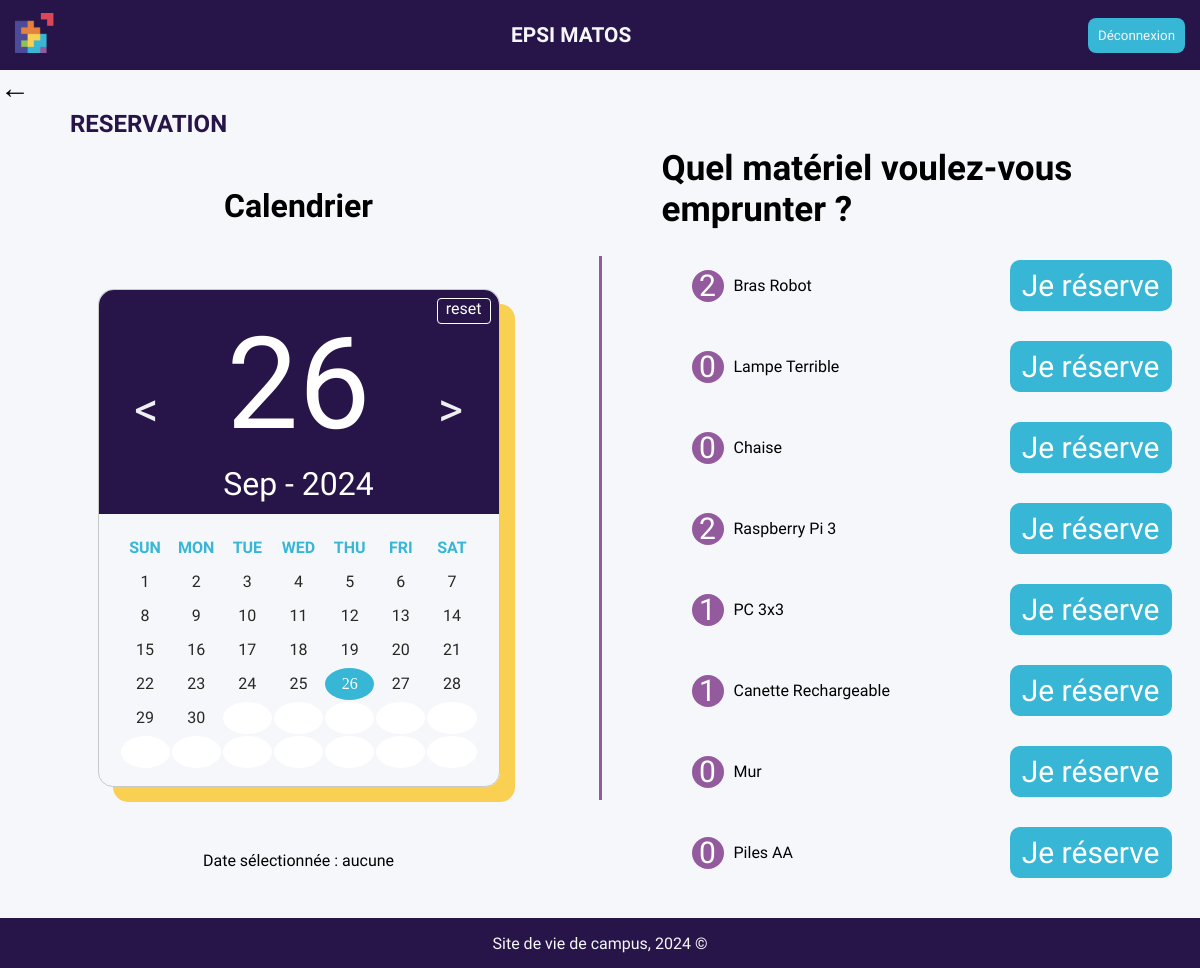
The page /reservation (signed in) on the database its author committed.
### tables this page shows
CREATE TABLE materiel(
    id INTEGER PRIMARY KEY AUTOINCREMENT,
    nom TEXT NOT NULL,
    stock INTEGER
);

### __init__.py (the view)
@app.route('/reservation')
def reservation():
    if 'authentifie' in session and session['authentifie']:
        conn = sqlite3.connect('database/database.db')
        cursor = conn.cursor()
        today = datetime.now().strftime('%Y-%m-%d')
        query = '''
        SELECT m.nom, m.stock - IFNULL(COUNT(r.id_materiel), 0) AS disponible
        FROM materiel m
        LEFT JOIN reservation r ON m.id = r.id_materiel
        AND r.date_emprunt = ?
        GROUP BY m.id
        '''
        cursor.execute(query, (today,))
        available_materials = cursor.fetchall()
        conn.close()
        return render_template('reservation.html', available_materials=available_materials)
    else:
        return redirect('/')

### templates/reservation.html (shortened to what this page needs)
<!DOCTYPE html>
<html lang="en">
  <head>
    <link rel="stylesheet" href="static/css/reservation.css" />
    <link rel="stylesheet" href="static/css/calendrier.css" />
    <link
      rel="stylesheet"
      href="https://cdnjs.cloudflare.com/ajax/libs/font-awesome/6.0.0-beta3/css/all.min.css"
    />
  </head>
  <body>
    {% include 'header.html' %}
    <div class="title-return">
      <a href="/" class="back-button">&#8592;</a>
      <div class="page-title">RESERVATION</div>
    </div>
    <div class="container">
      <div class="section">
        <h1>Calendrier</h1>
        <div class="elegant-calencar">
          <p id="reset">reset</p>
          <div id="header" class="clearfix">
            <div class="pre-button"><</div>
            <div class="head-info">
              <div class="head-day"></div>
              <div class="head-month"></div>
            </div>
            <div class="next-button">></div>
          </div>
          <table id="calendar">
            <thead>
              <tr>
                <th>Sun</th>
                <th>Mon</th>
                <th>Tue</th>
                <th>Wed</th>
                <th>Thu</th>
                <th>Fri</th>
                <th>Sat</th>
              </tr>
            </thead>
            <tbody>
              <tr>
                <td></td>
                <td></td>
                <td></td>
                <td></td>
                <td></td>
                <td></td>
                <td></td>
              </tr>
              <tr>
                <td></td>
                <td></td>
                <td></td>
                <td></td>
                <td></td>
                <td></td>
                <td></td>
              </tr>
              <tr>
                <td></td>
                <td></td>
                <td></td>
                <td></td>
                <td></td>
                <td></td>
                <td></td>
              </tr>
              <tr>
                <td></td>
                <td></td>
                <td></td>
                <td></td>
                <td></td>
                <td></td>
                <td></td>
              </tr>
              <tr>
                <td></td>
                <td></td>
                <td></td>
                <td></td>
                <td></td>
                <td></td>
                <td></td>
              </tr>
              <tr>
                <td></td>
                <td></td>
                <td></td>
                <td></td>
                <td></td>
                <td></td>
                <td></td>
              </tr>
            </tbody>
          </table>
        </div>
        <p id="selectedDateDisplay">Date sélectionnée : aucune</p>
      </div>
      <div class="separator"></div>
      <div class="section section-left">
        <h2 class="header-title">Quel matériel voulez-vous emprunter ?</h2>
        <div id="material-availability">
          {% for materiel in available_materials %}
          <div class="row">
            <div class="circle">{{ materiel[1] }}</div>
            <div class="row-text">{{ materiel[0] }}</div>
            <button onclick="changeColor(this)">Je réserve</button>
          </div>
          {% endfor %}
        </div>
      </div>
    </div>
  </body>
  <footer>
    {% include 'footer.html' %}
  </footer>
</html>

### templates/header.html
<link rel="stylesheet" href="{{ url_for('static', filename='css/theme.css') }}">
<link rel="stylesheet" href="{{ url_for('static', filename='css/header.css') }}">
<div id="header-container">
    <div id="header-elements">
        <a href="/">
            <img id="icon" src="{{ url_for('static', filename='assets/epsi-logo.png') }}" alt="EPSI logo">
        </a>
        <p id="header-title">EPSI MATOS</p>
        <div class="buttons">
            <button id="logout-btn" onclick="location.href='/sign_out'">Déconnexion</button>
        </div>
    </div>
</div>

### templates/footer.html (shortened to what this page needs)
<link rel="stylesheet" href="{{ url_for('static', filename='css/theme.css') }}">
<link rel="stylesheet" href="{{ url_for('static', filename='css/footer.css') }}">
<div id="footer-container">
    <p>Site de vie de campus, 2024 ©</p>
</div>

### static/css/reservation.css (style rules this page uses)
body { margin: 0; padding: 0; font-family: Arial, Helvetica, sans-serif; }
.back-button { font-size: 30px; color: var(--black); text-decoration: none; background: none; border: none; }
.container { margin-top: 10px; display: flex; align-items: center; justify-content: center; height: 85vh; }
.section { width: 40%; padding: 20px; margin: 20px; text-align: center; }
.header-title { font-size: 35px; text-align: left; color: black; margin-bottom: 20px; width: 100%; }
.row { display: flex; justify-content: space-between; align-items: center; width: 100%; margin: 30px; }
.circle { width: 30px; height: 30px; border-radius: 50%; background-color: #935B9E; color: white; display: flex; align-items: center; justify-content: center; font-size: 30px; margin-right: 10px; padding: 1px; }
.row-text { flex-grow: 1; text-align: left; }
.row button { font-size: 30px; padding: 8px 12px; background-color: #37B7D5; color: white; border: none; cursor: pointer; border-radius: 10px; }
.separator { width: 3px; background-color: #935B9E; height: 80%; margin: 0 20px; }

### static/css/calendrier.css (style rules this page uses)
table { border-spacing: 2px; }
.clearfix:before, .clearfix:after { content: " "; display: table; }
.clearfix:after { clear: both; }
.clearfix { zoom: 1; }
a, a:hover { text-decoration: none; }
body { font-family: Arial, Helvetica, sans-serif; -webkit-user-select: none; -moz-user-select: none; -ms-user-select: none; user-select: none; }
.elegant-calencar { width: 25em; height: 31em; border: 1px solid #c9c9c9; -webkit-box-shadow: 0 0 5px #c9c9c9; box-shadow: 0 0 5px #c9c9c9; text-align: center; margin: 4em auto; position: relative; border-radius: 15px; box-shadow: 15px 15px #FAD053; }
#header { font-family: 'HelveticaNeue-UltraLight', 'Helvetica Neue UltraLight', 'Helvetica Neue', Arial, Helvetica, sans-serif; height: 14em; background-color: #271549; margin-bottom: 1em; border-radius: 15px 15px 0 0; }
.pre-button, .next-button { margin-top: 2em; font-size: 3em; -webkit-transition: -webkit-transform 0.5s; transition: transform 0.5s; cursor: pointer; width: 1em; height: 1em; line-height: 1em; color: #EEEFF3; border-radius: 50%; }
.pre-button { float: left; margin-left: 0.5em; }
.next-button { float: right; margin-right: 0.5em; }
.head-info { float: left; width: 16em; }
.head-day { margin-top: 30px; font-size: 8em; line-height: 1; color: #fff; }
.head-month { margin-top: 20px; font-size: 2em; line-height: 1; color: #fff; }
#calendar { width: 90%; margin: 0 auto; }
#calendar tr { height: 2em; line-height: 2em; }
thead tr { color: #37B7D5; font-weight: 700; text-transform: uppercase; }
tbody tr { color: #252a25; }
tbody td { width: 14%; border-radius: 50%; cursor: pointer; -webkit-transition:all 0.2s ease-in; transition:all 0.2s ease-in; }
#today { background-color: #37B7D5; color: #fff; font-family: serif; border-radius: 50%; }
#disabled { cursor: default; background: #fff; }
#reset { display: block; position: absolute; right: 0.5em; top: 0.5em; z-index: 999; color: #fff; font-family: serif; cursor: pointer; padding: 0 0.5em; height: 1.5em; border: 0.1em solid #fff; border-radius: 4px; -webkit-transition: all 0.3s ease; transition: all 0.3s ease; font-family: 'Source Sans 3', sans-serif; }

### static/css/theme.css (style rules this page uses)
:root { --deep-purple: #271549; --blue: #37B7D5; --yellow: #FAD053; --orange: #FF6900; --white: #f6f7fb; --black: #000000; --pink: #DA4759; --light-purple: #BA33D4; --light-grey: #F0F0F0; --grey: #C6C6C6; --dark-grey: #6F6F6F; }
* { font-family: 'Source Sans 3', sans-serif; margin: 0; padding: 0; }
body { background-color: var(--white) }
a { text-decoration: none; color: var(--black); }
.page-title { margin: 40px 0; padding-left: 40px; font-size: 1.5rem; font-weight: 700; color: var(--deep-purple); text-align: start; }
.title-return { display: flex; }

### static/css/header.css (style rules this page uses)
#header-container { display: flex; align-items: center; height: 70px; width: 100%; background-color: var(--deep-purple); }
#header-elements { width: 100%; display: flex; justify-content: space-between; align-items: center; padding: 0 15px; color: var(--white); }
#icon { height: 40px; }
#header-title { font-size: 1.3rem; font-weight: 600; }
#logout-btn { background-color: var(--blue); color: var(--white); border-style: none; border-radius: 8px; padding: 10px; }

### static/css/footer.css (style rules this page uses)
#footer-container { display: flex; justify-content: center; align-items: center; height: 50px; width: 100%; margin-top: 50px; background-color: var(--deep-purple); color: var(--white); position: relative; bottom: 0; }

### rows shown on the page
materiel: materiel "2", nom "Bras Robot"
materiel: materiel "0", nom "Lampe Terrible"
materiel: stock "0", nom "Chaise"
materiel: materiel "2", nom "Raspberry Pi 3"
materiel: materiel "1", nom "PC 3x3"
materiel: stock "1", nom "Canette Rechargeable"
materiel: materiel "0", nom "Mur"
materiel: materiel "0", nom "Piles AA"
